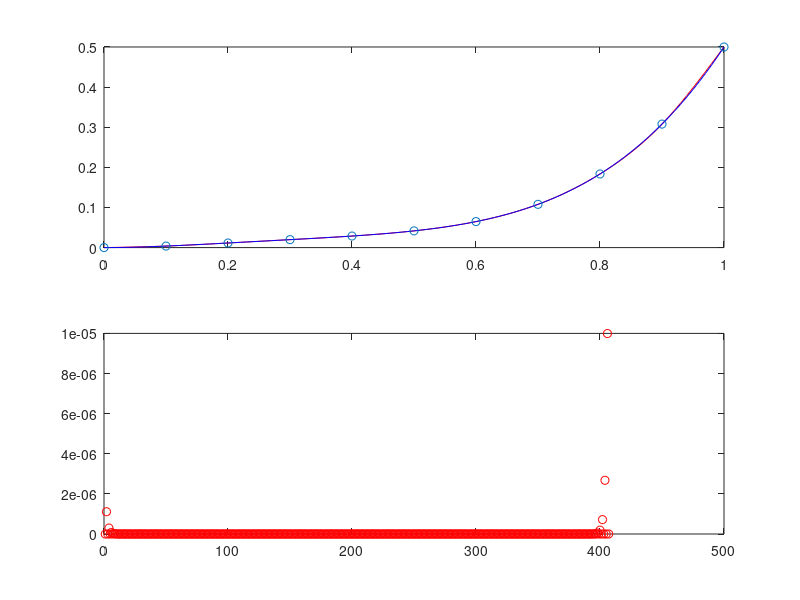
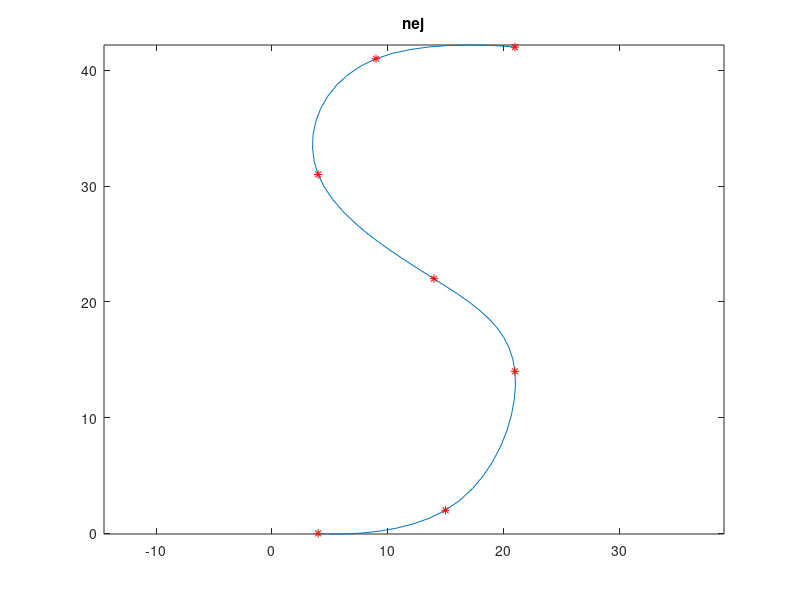

These charts were generated, in order, by the following MATLAB code:
%x = [1.0 1.5 2.0 2.5];
%y = [2.6 3.4 0.7 0.8];
%
%P3 = polyfit(x, y, 3);
%X = [0:0.1:3];
%Y3 = polyval(P3, X)
%
%figure(1)
%hold on;
%plot(X, Y3, 'r-')
%plot(x, y, 'bx')
%
%P2 = polyfit(x, y, 2);
%Y2 = polyval(P2, X)
%
%plot(X, Y2, 'g-')
%hold off;

%%
fun = @(x) 4/3*x.^4 - 4/3*x.^3 + x.^2/2;
x = 0:0.1:1;
y = fun(x);
xx = 0:0.01:1;

pn = csape(x, y, 'variational');
pr = csape(x, y, 'complete', [0, 7/3]);

subplot(2, 1, 1)
plot(xx, fnval(pn, xx), 'r-', xx, fnval(pr, xx), 'b-', x, y, 'o');
subplot(2, 1, 2)
plot(xx, abs(fnval(pr, xx)-fun(xx)), 'b-');
 
%%

format short e
fun = @(x) 4/3*x.^4 - 4/3*x.^3 + x.^2/2;

for h = [10 20 40 203]
    x = 0:1/h:1;
    y = fun(x);
    xx = 0:1/(2*h):1;

    pn = csape(x, y, 'variational');
    pr = csape(x, y, 'complete', [0, 16/3 + 4 + 1]);

    the_H = 1/h;
    the_Y = y;
    theerror = abs(fnval(pn,xx) - fun(xx))

    first_interval = theerror(2)
    last_interval = theerror(end - 1)

    plot(theerror, 'ro')

    fprintf('NEXT Lovely SECTION; GOD Bless\n');
end

%%

s_x_points = [
    21,
    9,
    4,
    14,
    21,
    15,
    4
];

s_y_points = [
    42,
    41,
    31,
    22,
    14,
    2,
    0
 ];

figure(5);
tt = [1:0.1:7]
pnx = csape(1:7, s_x_points, 'complete', [0 0]);
pny = csape(1:7, s_y_points, 'complete', [0 0]);
plot(fnval(pnx, tt), fnval(pny, tt));
hold on;
plot(s_x_points, s_y_points, 'r*'), axis equal, title('nej');
hold off;
